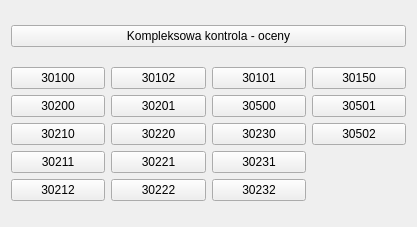
            <widget class="QWidget" name="page_3">
             <property name="geometry">
              <rect>
               <x>0</x>
               <y>0</y>
               <width>417</width>
               <height>227</height>
              </rect>
             </property>
             <attribute name="label">
              <string>Oceny</string>
             </attribute>
             <layout class="QGridLayout" name="gridLayout_11">
              <item row="0" column="0">
               <widget class="QPushButton" name="pushButtonK30000">
                <property name="text">
                 <string>Kompleksowa kontrola - oceny</string>
                </property>
               </widget>
              </item>
              <item row="1" column="0">
               <layout class="QGridLayout" name="gridLayout_10">
                <item row="3" column="2">
                 <widget class="QPushButton" name="pushButton30231">
                  <property name="toolTip">
                   <string>Kontrola wprowadzenia oceny opisowej (komentarza do oceny) dla oceny parametru perspektywa ochrony, przy wprowadzonym kodzie siedliska.</string>
                  </property>
                  <property name="text">
                   <string>30231</string>
                  </property>
                 </widget>
                </item>
                <item row="2" column="0">
                 <widget class="QPushButton" name="pushButton30210">
                  <property name="toolTip">
                   <string>Kontrola wprowadzenia kodu  (FV/U1/U2/XX) oceny parametru - powierzchnia siedliska, przy wprowadzonym kodzie siedliska.</string>
                  </property>
                  <property name="text">
                   <string>30210</string>
                  </property>
                 </widget>
                </item>
                <item row="2" column="2">
                 <widget class="QPushButton" name="pushButton30230">
                  <property name="toolTip">
                   <string>Kontrola wprowadzenia kodu (FV/U1/U2/XX) oceny parametru - perspektywa ochrony, przy wprowadzonym kodzie siedliska.</string>
                  </property>
                  <property name="text">
                   <string>30230</string>
                  </property>
                 </widget>
                </item>
                <item row="1" column="1">
                 <widget class="QPushButton" name="pushButton30201">
                  <property name="toolTip">
                   <string>Kontrola wprowadzenia oceny opisowej (komentarza do oceny) dla oceny jednego z parametrów.</string>
                  </property>
                  <property name="text">
                   <string>30201</string>
                  </property>
                 </widget>
                </item>
                <item row="0" column="0">
                 <widget class="QPushButton" name="pushButton30100">
                  <property name="toolTip">
                   <string>Kontrola wprowadzenia kodu (FV/U1/U2/XX) oceny ogólnej, przy wprowadzonym kodzie siedliska.</string>
                  </property>
                  <property name="whatsThis">
                   <string/>
                  </property>
                  <property name="text">
                   <string>30100</string>
                  </property>
                 </widget>
                </item>
                <item row="3" column="1">
                 <widget class="QPushButton" name="pushButton30221">
                  <property name="toolTip">
                   <string>Kontrola wprowadzenia oceny opisowej (komentarza do oceny) dla oceny parametru specyficzna struktura i funkcje, przy wprowadzononym kodzie siedliska.</string>
                  </property>
                  <property name="text">
                   <string>30221</string>
                  </property>
                 </widget>
                </item>
                <item row="3" column="0">
                 <widget class="QPushButton" name="pushButton30211">
                  <property name="toolTip">
                   <string>Kontrola wprowadzenia oceny opisowej (komentarza do oceny) dla oceny parametru powierzchnia siedliska, przy wprowadzonym kodzie siedliska.</string>
                  </property>
                  <property name="text">
                   <string>30211</string>
                  </property>
                 </widget>
                </item>
                <item row="2" column="1">
                 <widget class="QPushButton" name="pushButton30220">
                  <property name="toolTip">
                   <string>Kontrola wprowadzenia kodu (FV/U1/U2/XX) oceny parametru - specyficzna struktura i funkcje, przy  wprowadzonym kodzie siedliska.</string>
                  </property>
                  <property name="text">
                   <string>30220</string>
                  </property>
                 </widget>
                </item>
                <item row="1" column="0">
                 <widget class="QPushButton" name="pushButton30200">
                  <property name="toolTip">
                   <string>Kontrola wprowadzenia kodu (FV/U1/U2/XX) oceny jednego z parametrów, przy wprowadzonym kodzie siedliska.</string>
                  </property>
                  <property name="text">
                   <string>30200</string>
                  </property>
                 </widget>
                </item>
                <item row="4" column="0">
                 <widget class="QPushButton" name="pushButton30212">
                  <property name="toolTip">
                   <string>Kontrola długości tekstu, kontrola zwraca błąd przy niedostatecznej długości tekstu (długość &lt; 4 znaków).</string>
                  </property>
                  <property name="text">
                   <string>30212</string>
                  </property>
                 </widget>
                </item>
                <item row="4" column="1">
                 <widget class="QPushButton" name="pushButton30222">
                  <property name="toolTip">
                   <string>Kontrola długości tekstu, kontrola zwraca błąd przy niedostatecznej długości tekstu (długość &lt; 4 znaków).</string>
                  </property>
                  <property name="text">
                   <string>30222</string>
                  </property>
                 </widget>
                </item>
                <item row="4" column="2">
                 <widget class="QPushButton" name="pushButton30232">
                  <property name="toolTip">
                   <string>Kontrola długości tekstu, kontrola zwraca błąd przy niedostatecznej długości tekstu  (długość &lt; 4 znaków).</string>
                  </property>
                  <property name="text">
                   <string>30232</string>
                  </property>
                 </widget>
                </item>
                <item row="1" column="2">
                 <widget class="QPushButton" name="pushButton30500">
                  <property name="toolTip">
                   <string>Kontrola wprowadzenia kodu (FV/U1/U2/XX) oceny przynajmniej jednego ze wskaźników  przy wprowadzeniu kodu siedliska.</string>
                  </property>
                  <property name="text">
                   <string>30500</string>
                  </property>
                 </widget>
                </item>
                <item row="1" column="3">
                 <widget class="QPushButton" name="pushButton30501">
                  <property name="toolTip">
                   <string>Kontrola wprowadzenia oceny opisowej (komentarza do oceny) dla oceny jednego ze wskaźników.</string>
                  </property>
                  <property name="text">
                   <string>30501</string>
                  </property>
                 </widget>
                </item>
                <item row="0" column="3">
                 <widget class="QPushButton" name="pushButton30150">
                  <property name="toolTip">
                   <string>Kontrola wprowadzenia oceny opisowej (komentarza do oceny) dla oceny ogólnej, wprowadzono kod siedliska.</string>
                  </property>
                  <property name="text">
                   <string>30150</string>
                  </property>
                 </widget>
                </item>
                <item row="0" column="1">
                 <widget class="QPushButton" name="pushButton30102">
                  <property name="toolTip">
                   <string>Kontrola wprowadzenia oceny ogólnej. Kontrola zwraca błąd w przypadku gdy oceny parametrów pozwalają na wyprowadzenie wyższej oceny ogólnej (U1) - brak parametrów ocenionych na U2.</string>
                  </property>
                  <property name="text">
                   <string>30102</string>
                  </property>
                 </widget>
                </item>
                <item row="0" column="2">
                 <widget class="QPushButton" name="pushButton30101">
                  <property name="toolTip">
                   <string>Kontrola wprowadzenia oceny ogólnej. Kontrola zwraca błąd w przypadku gdy oceny parametrów pozwalają na wyprowadzenie wyższej oceny ogólnej (FV) - brak parametrów ocenionych na U1 lub U2.</string>
                  </property>
                  <property name="text">
                   <string>30101</string>
                  </property>
                 </widget>
                </item>
                <item row="2" column="3">
                 <widget class="QPushButton" name="pushButton30502">
                  <property name="toolTip">
                   <string>Kontrola długości tekstu, kontrola zwraca błąd przy niedostatecznej długości tekstu (długość &lt; 4 znaków).</string>
                  </property>
                  <property name="text">
                   <string>30502</string>
                  </property>
                 </widget>
                </item>
               </layout>
              </item>
             </layout>
            </widget>
